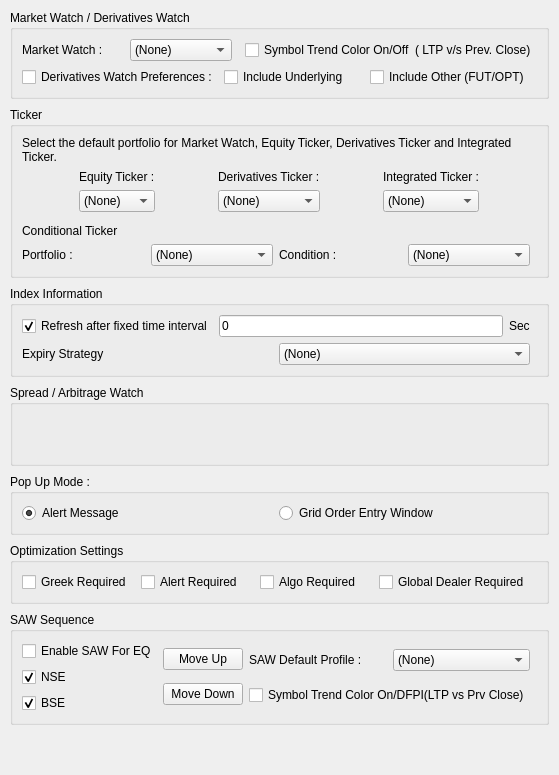
     <widget class="QWidget" name="tabPortfolio">
      <attribute name="title"><string>Portfolio</string></attribute>
      <layout class="QVBoxLayout" name="verticalLayout_portfolio">
       <property name="spacing"><number>8</number></property>
       <property name="margin"><number>10</number></property>
       
       <!-- Market Watch / Derivatives Watch Section -->
       <item>
        <widget class="QGroupBox" name="groupBox_marketWatch">
         <property name="title"><string>Market Watch / Derivatives Watch</string></property>
         <layout class="QVBoxLayout" name="verticalLayout_marketWatch">
          <item>
           <layout class="QHBoxLayout" name="horizontalLayout_marketWatch">
            <item>
             <widget class="QLabel" name="label_marketWatch">
              <property name="text"><string>Market Watch :</string></property>
             </widget>
            </item>
            <item>
             <widget class="QComboBox" name="comboBox_marketWatch">
              <item><property name="text"><string>(None)</string></property></item>
             </widget>
            </item>
            <item><spacer name="horizontalSpacer_portfolio1"><property name="orientation"><enum>Qt::Horizontal</enum></property></spacer></item>
            <item>
             <widget class="QCheckBox" name="checkBox_symbolTrendColor">
              <property name="text"><string>Symbol Trend Color On/Off  ( LTP v/s Prev. Close)</string></property>
             </widget>
            </item>
           </layout>
          </item>
          <item>
           <layout class="QHBoxLayout" name="horizontalLayout_derivativesWatch">
            <item>
             <widget class="QCheckBox" name="checkBox_derivativesWatchPref">
              <property name="text"><string>Derivatives Watch Preferences :</string></property>
             </widget>
            </item>
            <item>
             <widget class="QCheckBox" name="checkBox_includeUnderlying">
              <property name="text"><string>Include Underlying</string></property>
             </widget>
            </item>
            <item>
             <widget class="QCheckBox" name="checkBox_includeOther">
              <property name="text"><string>Include Other (FUT/OPT)</string></property>
             </widget>
            </item>
            <item><spacer name="horizontalSpacer_portfolio2"><property name="orientation"><enum>Qt::Horizontal</enum></property></spacer></item>
           </layout>
          </item>
         </layout>
        </widget>
       </item>
       
       <!-- Ticker Section -->
       <item>
        <widget class="QGroupBox" name="groupBox_ticker">
         <property name="title"><string>Ticker</string></property>
         <layout class="QVBoxLayout" name="verticalLayout_ticker">
          <item>
           <widget class="QLabel" name="label_tickerDesc">
            <property name="text"><string>Select the default portfolio for Market Watch, Equity Ticker, Derivatives Ticker and Integrated Ticker.</string></property>
            <property name="wordWrap"><bool>true</bool></property>
           </widget>
          </item>
          <item>
           <layout class="QHBoxLayout" name="horizontalLayout_tickers">
            <item>
             <layout class="QVBoxLayout" name="verticalLayout_equityTicker">
              <item>
               <widget class="QLabel" name="label_equityTicker">
                <property name="text"><string>Equity Ticker :</string></property>
               </widget>
              </item>
              <item>
               <widget class="QComboBox" name="comboBox_equityTicker">
                <item><property name="text"><string>(None)</string></property></item>
               </widget>
              </item>
              <item>
               <widget class="QFrame" name="line_equity">
                <property name="frameShape"><enum>QFrame::VLine</enum></property>
                <property name="frameShadow"><enum>QFrame::Sunken</enum></property>
               </widget>
              </item>
             </layout>
            </item>
            <item>
             <layout class="QVBoxLayout" name="verticalLayout_derivativesTicker">
              <item>
               <widget class="QLabel" name="label_derivativesTicker">
                <property name="text"><string>Derivatives Ticker :</string></property>
               </widget>
              </item>
              <item>
               <widget class="QComboBox" name="comboBox_derivativesTicker">
                <item><property name="text"><string>(None)</string></property></item>
               </widget>
              </item>
              <item>
               <widget class="QFrame" name="line_derivatives">
                <property name="frameShape"><enum>QFrame::VLine</enum></property>
                <property name="frameShadow"><enum>QFrame::Sunken</enum></property>
               </widget>
              </item>
             </layout>
            </item>
            <item>
             <layout class="QVBoxLayout" name="verticalLayout_integratedTicker">
              <item>
               <widget class="QLabel" name="label_integratedTicker">
                <property name="text"><string>Integrated Ticker :</string></property>
               </widget>
              </item>
              <item>
               <widget class="QComboBox" name="comboBox_integratedTicker">
                <item><property name="text"><string>(None)</string></property></item>
               </widget>
              </item>
              <item>
               <widget class="QFrame" name="line_integrated">
                <property name="frameShape"><enum>QFrame::VLine</enum></property>
                <property name="frameShadow"><enum>QFrame::Sunken</enum></property>
               </widget>
              </item>
             </layout>
            </item>
           </layout>
          </item>
          <item>
           <widget class="QLabel" name="label_conditionalTicker">
            <property name="text"><string>Conditional Ticker</string></property>
           </widget>
          </item>
          <item>
           <layout class="QHBoxLayout" name="horizontalLayout_conditionalTicker">
            <item>
             <widget class="QLabel" name="label_portfolio">
              <property name="text"><string>Portfolio :</string></property>
             </widget>
            </item>
            <item>
             <widget class="QComboBox" name="comboBox_portfolio">
              <item><property name="text"><string>(None)</string></property></item>
             </widget>
            </item>
            <item>
             <widget class="QLabel" name="label_condition">
              <property name="text"><string>Condition :</string></property>
             </widget>
            </item>
            <item>
             <widget class="QComboBox" name="comboBox_condition">
              <item><property name="text"><string>(None)</string></property></item>
             </widget>
            </item>
            <item><spacer name="horizontalSpacer_portfolio3"><property name="orientation"><enum>Qt::Horizontal</enum></property></spacer></item>
           </layout>
          </item>
         </layout>
        </widget>
       </item>
       
       <!-- Index Information Section -->
       <item>
        <widget class="QGroupBox" name="groupBox_indexInfo">
         <property name="title"><string>Index Information</string></property>
         <layout class="QVBoxLayout" name="verticalLayout_indexInfo">
          <item>
           <layout class="QHBoxLayout" name="horizontalLayout_indexInfo">
            <item>
             <widget class="QCheckBox" name="checkBox_refreshAfterTime">
              <property name="text"><string>Refresh after fixed time interval</string></property>
              <property name="checked"><bool>true</bool></property>
             </widget>
            </item>
            <item>
             <widget class="QLineEdit" name="lineEdit_refreshInterval">
              <property name="text"><string>0</string></property>
              <property name="maximumWidth"><number>60</number></property>
             </widget>
            </item>
            <item>
             <widget class="QLabel" name="label_sec">
              <property name="text"><string>Sec</string></property>
             </widget>
            </item>
            <item><spacer name="horizontalSpacer_portfolio4"><property name="orientation"><enum>Qt::Horizontal</enum></property></spacer></item>
           </layout>
          </item>
          <item>
           <layout class="QHBoxLayout" name="horizontalLayout_expiryStrategy">
            <item>
             <widget class="QLabel" name="label_expiryStrategy">
              <property name="text"><string>Expiry Strategy</string></property>
             </widget>
            </item>
            <item>
             <widget class="QComboBox" name="comboBox_expiryStrategy">
              <item><property name="text"><string>(None)</string></property></item>
             </widget>
            </item>
            <item><spacer name="horizontalSpacer_portfolio5"><property name="orientation"><enum>Qt::Horizontal</enum></property></spacer></item>
           </layout>
          </item>
         </layout>
        </widget>
       </item>
       
       <!-- Spread / Arbitrage Watch Section -->
       <item>
        <widget class="QGroupBox" name="groupBox_spreadArbitrage">
         <property name="title"><string>Spread / Arbitrage Watch</string></property>
         <layout class="QVBoxLayout" name="verticalLayout_spreadArbitrage">
          <item>
           <spacer name="verticalSpacer_spread">
            <property name="orientation"><enum>Qt::Vertical</enum></property>
            <property name="sizeHint"><size><width>20</width><height>40</height></size></property>
           </spacer>
          </item>
         </layout>
        </widget>
       </item>
       
       <!-- Pop Up Mode Section -->
       <item>
        <widget class="QGroupBox" name="groupBox_popUpMode">
         <property name="title"><string>Pop Up Mode :</string></property>
         <layout class="QHBoxLayout" name="horizontalLayout_popUpMode">
          <item>
           <widget class="QRadioButton" name="radioButton_alertMessage">
            <property name="text"><string>Alert Message</string></property>
            <property name="checked"><bool>true</bool></property>
           </widget>
          </item>
          <item>
           <widget class="QRadioButton" name="radioButton_gridOrderEntry">
            <property name="text"><string>Grid Order Entry Window</string></property>
           </widget>
          </item>
          <item><spacer name="horizontalSpacer_portfolio6"><property name="orientation"><enum>Qt::Horizontal</enum></property></spacer></item>
         </layout>
        </widget>
       </item>
       
       <!-- Optimization Settings Section -->
       <item>
        <widget class="QGroupBox" name="groupBox_optimizationSettings">
         <property name="title"><string>Optimization Settings</string></property>
         <layout class="QHBoxLayout" name="horizontalLayout_optimizationSettings">
          <item>
           <widget class="QCheckBox" name="checkBox_greekRequired">
            <property name="text"><string>Greek Required</string></property>
           </widget>
          </item>
          <item>
           <widget class="QCheckBox" name="checkBox_alertRequired">
            <property name="text"><string>Alert Required</string></property>
           </widget>
          </item>
          <item>
           <widget class="QCheckBox" name="checkBox_algoRequired">
            <property name="text"><string>Algo Required</string></property>
           </widget>
          </item>
          <item>
           <widget class="QCheckBox" name="checkBox_globalDealerRequired">
            <property name="text"><string>Global Dealer Required</string></property>
           </widget>
          </item>
          <item><spacer name="horizontalSpacer_portfolio7"><property name="orientation"><enum>Qt::Horizontal</enum></property></spacer></item>
         </layout>
        </widget>
       </item>
       
       <!-- SAW Sequence Section -->
       <item>
        <widget class="QGroupBox" name="groupBox_sawSequence">
         <property name="title"><string>SAW Sequence</string></property>
         <layout class="QHBoxLayout" name="horizontalLayout_sawSequence">
          <item>
           <layout class="QVBoxLayout" name="verticalLayout_sawLeft">
            <item>
             <widget class="QCheckBox" name="checkBox_enableSAWForEQ">
              <property name="text"><string>Enable SAW For EQ</string></property>
             </widget>
            </item>
            <item>
             <widget class="QCheckBox" name="checkBox_sawNSE">
              <property name="text"><string>NSE</string></property>
              <property name="checked"><bool>true</bool></property>
             </widget>
            </item>
            <item>
             <widget class="QCheckBox" name="checkBox_sawBSE">
              <property name="text"><string>BSE</string></property>
              <property name="checked"><bool>true</bool></property>
             </widget>
            </item>
           </layout>
          </item>
          <item>
           <layout class="QVBoxLayout" name="verticalLayout_sawButtons">
            <item>
             <widget class="QPushButton" name="pushButton_moveUp">
              <property name="text"><string>Move Up</string></property>
             </widget>
            </item>
            <item>
             <widget class="QPushButton" name="pushButton_moveDown">
              <property name="text"><string>Move Down</string></property>
             </widget>
            </item>
           </layout>
          </item>
          <item>
           <layout class="QVBoxLayout" name="verticalLayout_sawRight">
            <item>
             <layout class="QHBoxLayout" name="horizontalLayout_sawProfile">
              <item>
               <widget class="QLabel" name="label_sawDefaultProfile">
                <property name="text"><string>SAW Default Profile :</string></property>
               </widget>
              </item>
              <item>
               <widget class="QComboBox" name="comboBox_sawDefaultProfile">
                <item><property name="text"><string>(None)</string></property></item>
               </widget>
              </item>
             </layout>
            </item>
            <item>
             <widget class="QCheckBox" name="checkBox_symbolTrendColorDFPI">
              <property name="text"><string>Symbol Trend Color On/DFPI(LTP vs Prv Close)</string></property>
             </widget>
            </item>
           </layout>
          </item>
          <item><spacer name="horizontalSpacer_portfolio8"><property name="orientation"><enum>Qt::Horizontal</enum></property></spacer></item>
         </layout>
        </widget>
       </item>
       
       <item>
        <spacer name="verticalSpacer_portfolio">
         <property name="orientation"><enum>Qt::Vertical</enum></property>
         <property name="sizeHint"><size><width>20</width><height>40</height></size></property>
        </spacer>
       </item>
      </layout>
     </widget>
